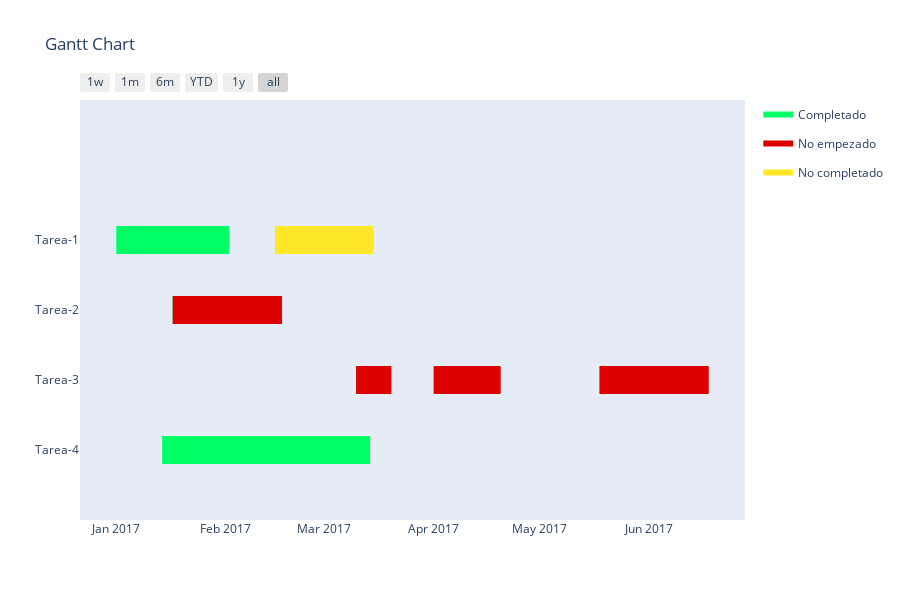

Here is the notebook cell this chart was saved with:
### Markdown cell above
## Inclusión de recurso para crear diagrama Gannt para ABP con Python

### Code cell
df = [dict(Task="Tarea-1", Start='2017-01-01', Finish='2017-02-02', Resource='Completado'),
      dict(Task="Tarea-1", Start='2017-02-15', Finish='2017-03-15', Resource='No completado'),
      dict(Task="Tarea-2", Start='2017-01-17', Finish='2017-02-17', Resource='No empezado'),
      dict(Task="Tarea-2", Start='2017-01-17', Finish='2017-02-17', Resource='Completado'),
      dict(Task="Tarea-3", Start='2017-03-10', Finish='2017-03-20', Resource='No empezado'),
      dict(Task="Tarea-3", Start='2017-04-01', Finish='2017-04-20', Resource='No empezado'),
      dict(Task="Tarea-3", Start='2017-05-18', Finish='2017-06-18', Resource='No empezado'),
      dict(Task="Tarea-4", Start='2017-01-14', Finish='2017-03-14', Resource='Completado')]

colors = {'No empezado': 'rgb(220, 0, 0)',
          'No completado': (1, 0.9, 0.16),
          'Completado': 'rgb(0, 255, 100)'}

fig = ff.create_gantt(df, colors=colors, index_col='Resource', show_colorbar=True,
                      group_tasks=True)
fig.show()

### Figure 1 — Plotly figure (JSON) as saved in the notebook; plotly's stock layout.template omitted (floating-point values rounded to 4 significant figures)
{"data": [{"fill": "toself", "fillcolor": "rgb(0, 255, 100)", "hoverinfo": "name", "legendgroup": "rgb(0, 255, 100)", "mode": "none", "name": "Completado", "type": "scatter", "x": ["2017-01-01", "2017-02-02", "2017-02-02", "2017-01-01", "2017-01-01", "2017-01-17", "2017-02-17", "2017-02-17", "2017-01-17", "2017-01-17", "2017-01-14", "2017-03-14", "2017-03-14", "2017-01-14"], "y": [2.8, 2.8, 3.2, 3.2, null, 1.8, 1.8, 2.2, 2.2, null, -0.2, -0.2, 0.2, 0.2]}, {"fill": "toself", "fillcolor": "rgb(220, 0, 0)", "hoverinfo": "name", "legendgroup": "rgb(220, 0, 0)", "mode": "none", "name": "No empezado", "type": "scatter", "x": ["2017-01-17", "2017-02-17", "2017-02-17", "2017-01-17", "2017-01-17", "2017-03-10", "2017-03-20", "2017-03-20", "2017-03-10", "2017-03-10", "2017-04-01", "2017-04-20", "2017-04-20", "2017-04-01", "2017-04-01", "2017-05-18", "2017-06-18", "2017-06-18", "2017-05-18"], "y": [1.8, 1.8, 2.2, 2.2, null, 0.8, 0.8, 1.2, 1.2, null, 0.8, 0.8, 1.2, 1.2, null, 0.8, 0.8, 1.2, 1.2]}, {"fill": "toself", "fillcolor": "rgb(255, 230, 41)", "hoverinfo": "name", "legendgroup": "rgb(255, 230, 41)", "mode": "none", "name": "No completado", "type": "scatter", "x": ["2017-02-15", "2017-03-15", "2017-03-15", "2017-02-15"], "y": [2.8, 2.8, 3.2, 3.2]}, {"legendgroup": "rgb(0, 255, 100)", "marker": {"color": "rgb(0, 255, 100)", "opacity": 0, "size": 1}, "mode": "markers", "name": "", "showlegend": false, "text": [null, null, null, null, null, null], "type": "scatter", "x": ["2017-01-01", "2017-02-02", "2017-01-17", "2017-02-17", "2017-01-14", "2017-03-14"], "y": [3, 3, 2, 2, 0, 0]}, {"legendgroup": "rgb(220, 0, 0)", "marker": {"color": "rgb(220, 0, 0)", "opacity": 0, "size": 1}, "mode": "markers", "name": "", "showlegend": false, "text": [null, null, null, null, null, null, null, null], "type": "scatter", "x": ["2017-01-17", "2017-02-17", "2017-03-10", "2017-03-20", "2017-04-01", "2017-04-20", "2017-05-18", "2017-06-18"], "y": [2, 2, 1, 1, 1, 1, 1, 1]}, {"legendgroup": "rgb(255, 230, 41)", "marker": {"color": "rgb(255, 230, 41)", "opacity": 0, "size": 1}, "mode": "markers", "name": "", "showlegend": false, "text": [null, null], "type": "scatter", "x": ["2017-02-15", "2017-03-15"], "y": [3, 3]}], "layout": {"height": 600, "hovermode": "closest", "showlegend": true, "title": {"text": "Gantt Chart"}, "xaxis": {"rangeselector": {"buttons": [{"count": 7, "label": "1w", "step": "day", "stepmode": "backward"}, {"count": 1, "label": "1m", "step": "month", "stepmode": "backward"}, {"count": 6, "label": "6m", "step": "month", "stepmode": "backward"}, {"count": 1, "label": "YTD", "step": "year", "stepmode": "todate"}, {"count": 1, "label": "1y", "step": "year", "stepmode": "backward"}, {"step": "all"}]}, "showgrid": false, "type": "date", "zeroline": false}, "yaxis": {"autorange": false, "range": [-1, 5], "showgrid": false, "ticktext": ["Tarea-4", "Tarea-3", "Tarea-2", "Tarea-1"], "tickvals": [0, 1, 2, 3], "zeroline": false}}}
